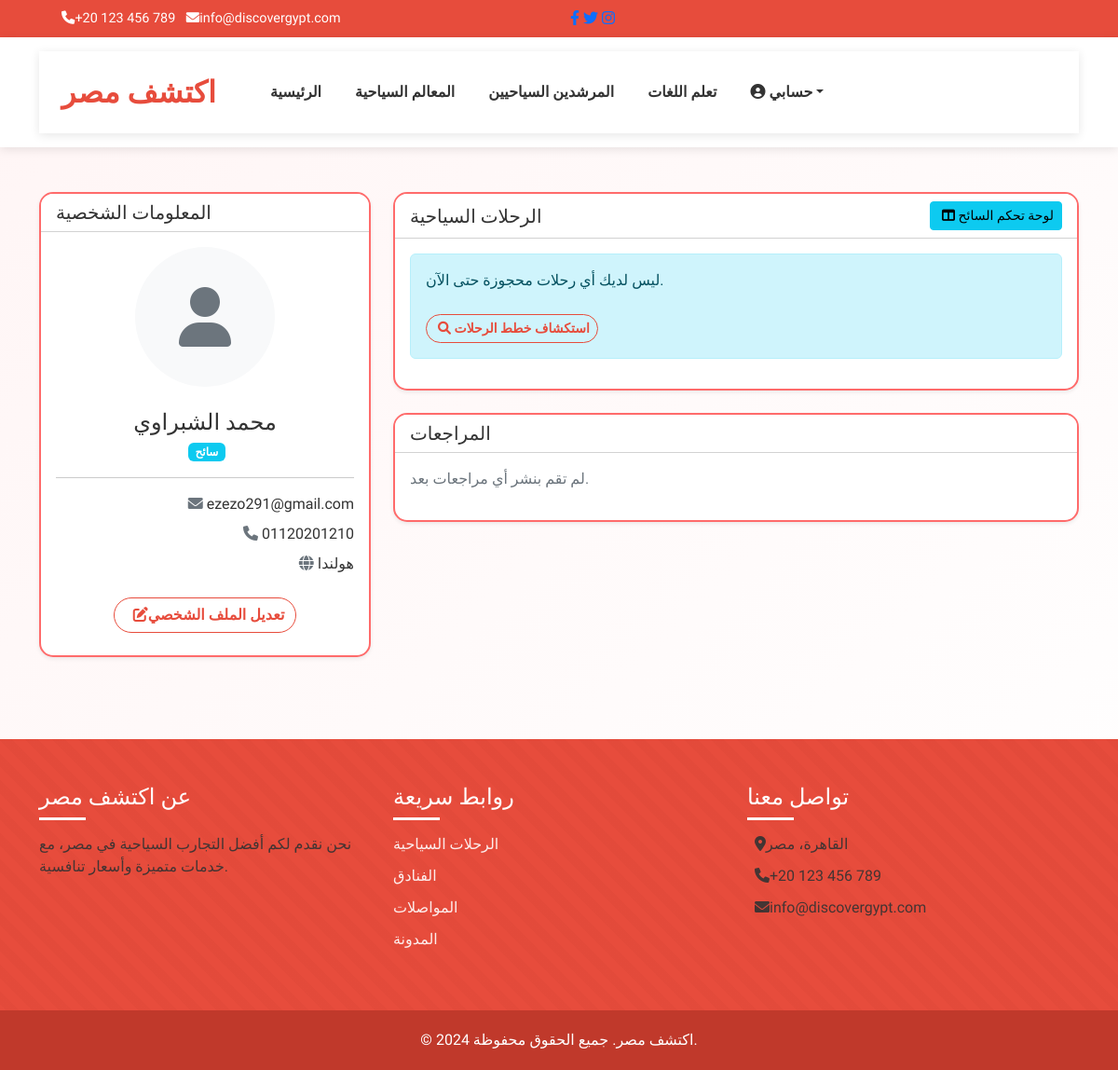
/profile (signed in), run on an earlier commit of the app's database.
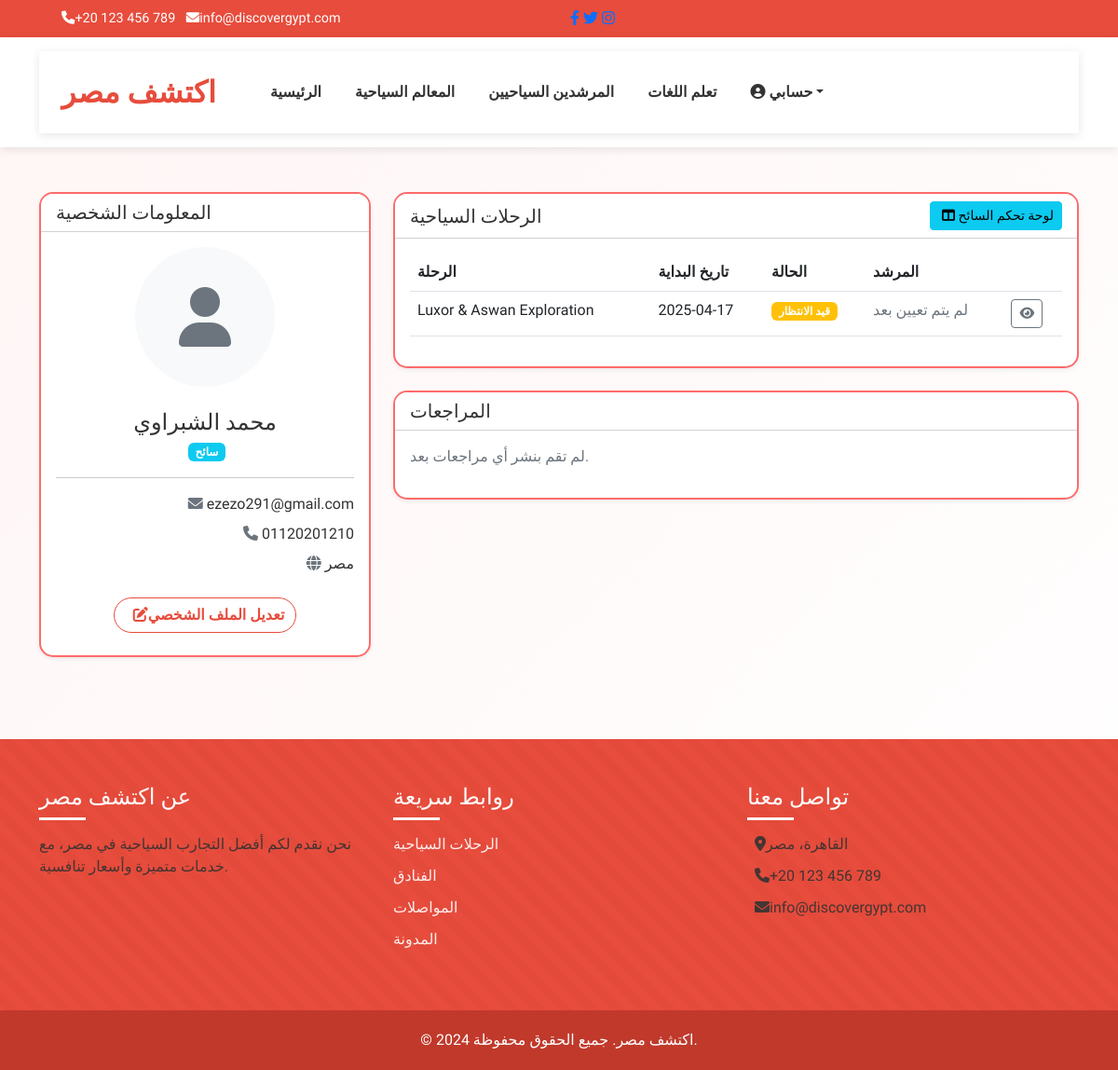
And on a later commit of the database.
### models.py (models this page shows, shortened)
class User(UserMixin, db.Model):
    id = db.Column(db.Integer, primary_key=True)
    username = db.Column(db.String(64), unique=True, nullable=False)
    email = db.Column(db.String(120), unique=True, nullable=False)
    password_hash = db.Column(db.String(256), nullable=False)
    is_guide = db.Column(db.Boolean, default=False)
    is_student = db.Column(db.Boolean, default=False)
    is_tourist = db.Column(db.Boolean, default=False)
    is_admin = db.Column(db.Boolean, default=False)
    phone = db.Column(db.String(20), nullable=True)
    country = db.Column(db.String(100), nullable=True)
    governorate = db.Column(db.String(100), nullable=True)
    city = db.Column(db.String(100), nullable=True)
    profile_pic = db.Column(db.String(200), nullable=True)
    education_level = db.Column(db.String(100), nullable=True)
    university = db.Column(db.String(200), nullable=True)
    languages = db.Column(db.String(200), nullable=True)
    bio = db.Column(db.Text, nullable=True)
    date_joined = db.Column(db.DateTime, default=datetime.utcnow)
    profile_completed = db.Column(db.Boolean, default=False)
    reviews = db.relationship('Review', backref='author', lazy='dynamic')

class TourBooking(db.Model):
    id = db.Column(db.Integer, primary_key=True)
    tourist_id = db.Column(db.Integer, db.ForeignKey('user.id'), nullable=False)
    tour_plan_id = db.Column(db.Integer, db.ForeignKey('tour_plan.id'), nullable=False)
    guide_id = db.Column(db.Integer, db.ForeignKey('user.id'), nullable=True)
    start_date = db.Column(db.Date, nullable=False)
    end_date = db.Column(db.Date, nullable=False)
    status = db.Column(db.String(20), default='pending')  # pending, confirmed, completed, cancelled
    booking_date = db.Column(db.DateTime, default=datetime.utcnow)
    number_of_people = db.Column(db.Integer, nullable=False)
    notes = db.Column(db.Text, nullable=True)
    tourist = db.relationship('User', foreign_keys=[tourist_id], backref=db.backref('tour_bookings', lazy='dynamic'))
    guide = db.relationship('User', foreign_keys=[guide_id], backref=db.backref('guided_tours', lazy='dynamic'))
    progress = db.relationship('TourProgress', backref='booking', lazy='dynamic', cascade='all, delete-orphan')

class TourPlan(db.Model):
    id = db.Column(db.Integer, primary_key=True)
    title = db.Column(db.String(200), nullable=False)
    title_ar = db.Column(db.String(200), nullable=True)
    description = db.Column(db.Text, nullable=False)
    description_ar = db.Column(db.Text, nullable=True)
    duration = db.Column(db.Integer, nullable=False)  # Duration in days
    price = db.Column(db.Float, nullable=False)
    created_at = db.Column(db.DateTime, default=datetime.utcnow)
    image_url = db.Column(db.String(200), nullable=True)
    destinations = db.relationship('TourPlanDestination', backref='tour_plan', lazy='dynamic', cascade='all, delete-orphan')
    bookings = db.relationship('TourBooking', backref='tour_plan', lazy='dynamic')

### routes.py (the view)
@main.route('/profile')
@login_required
def profile():
    guide_info = None
    if current_user.is_guide:
        guide_info = Guide.query.filter_by(user_id=current_user.id).first()
        if not guide_info:
            guide_info = Guide(user_id=current_user.id)
            db.session.add(guide_info)
            db.session.commit()
    language_practice = None
    if current_user.is_student:
        language_practice = LanguagePractice.query.filter_by(student_id=current_user.id).first()
        if not language_practice:
            pass
    tour_bookings = None
    if current_user.is_tourist:
        tour_bookings = TourBooking.query.filter_by(tourist_id=current_user.id).order_by(TourBooking.booking_date.desc()).all()
    reviews = Review.query.filter_by(user_id=current_user.id).order_by(Review.date_posted.desc()).all()
    chat_groups = []
    if current_user.is_guide:
        chat_groups = ChatGroup.query.filter_by(guide_id=current_user.id).all()
    elif current_user.is_student:
        memberships = ChatGroupMember.query.filter_by(user_id=current_user.id).all()
        chat_groups = [membership.chat_group for membership in memberships]
    return render_template('profile.html',
                           title='Profile',
                           guide_info=guide_info,
                           language_practice=language_practice,
                           tour_bookings=tour_bookings,
                           reviews=reviews,
                           chat_groups=chat_groups)

### routes.py (called while the page is built)
def get_locale():
    if 'language' in session:
        return session['language']
    return 'en'

@main.before_app_request
def before_request():
    g.locale = str(get_locale())
    g.search_form = SearchForm()
    g.count_reviews_by_rating = count_reviews_by_rating

### templates/profile.html (shortened to what the changed rows need)
{% extends "base.html" %}
{% block content %}
<div class="container mt-5">
    <div class="row">
        <div class="col-lg-4 mb-4">
            <div class="card shadow-sm">
                <div class="card-body text-center pb-4">
                    <div class="avatar mb-4">
                        {% if current_user.profile_pic %}
                            <img src="{{ current_user.profile_pic }}" alt="{{ current_user.username }}" class="rounded-circle img-fluid" style="width: 150px; height: 150px; object-fit: cover;">
                        {% else %}
                            <div class="rounded-circle bg-light d-flex align-items-center justify-content-center" style="width: 150px; height: 150px; margin: 0 auto;">
                            </div>
                        {% endif %}
                    </div>
                    <h4 class="mb-1">{{ current_user.username }}</h4>
                    <p class="text-muted">
                        {% if current_user.is_tourist %}
                            <span class="badge bg-info me-1">{{ _('سائح') }}</span>
                        {% endif %}
                    </p>
                    <hr>
                    <div class="user-info text-start">
                        <p class="mb-2"><i class="fas fa-envelope me-2 text-muted"></i> {{ current_user.email }}</p>
                        {% if current_user.phone %}
                            <p class="mb-2"><i class="fas fa-phone me-2 text-muted"></i> {{ current_user.phone }}</p>
                        {% endif %}
                        {% if current_user.country %}
                            <p class="mb-2"><i class="fas fa-globe me-2 text-muted"></i> {{ current_user.country }}</p>
                        {% endif %}
                    </div>
                    <div class="mt-4">
                        <a href="{{ url_for('main.edit_profile') }}" class="btn btn-outline-primary"><i class="fas fa-edit me-2"></i>{{ _('تعديل الملف الشخصي') }}</a>
                    </div>
                </div>
            </div>
        </div>
        <div class="col-lg-8">
            {% if current_user.is_tourist %}
                <div class="card shadow-sm mb-4">
                    <div class="card-body">
                        {% if tour_bookings %}
                            <div class="table-responsive">
                                <table class="table">
                                    <thead>
                                        <tr>
                                            <th>{{ _('الرحلة') }}</th>
                                            <th>{{ _('تاريخ البداية') }}</th>
                                            <th>{{ _('الحالة') }}</th>
                                            <th>{{ _('المرشد') }}</th>
                                            <th></th>
                                        </tr>
                                    </thead>
                                    <tbody>
                                        {% for booking in tour_bookings %}
                                            <tr>
                                                <td>{{ booking.tour_plan.title }}</td>
                                                <td>{{ booking.start_date.strftime('%Y-%m-%d') }}</td>
                                                <td>
                                                    {% if booking.status == 'pending' %}
                                                        <span class="badge bg-warning">{{ _('قيد الانتظار') }}</span>
                                                    {% elif booking.status == 'confirmed' %}
                                                        <span class="badge bg-success">{{ _('مؤكد') }}</span>
                                                    {% elif booking.status == 'cancelled' %}
                                                        <span class="badge bg-danger">{{ _('ملغي') }}</span>
                                                    {% elif booking.status == 'completed' %}
                                                        <span class="badge bg-primary">{{ _('مكتمل') }}</span>
                                                    {% endif %}
                                                </td>
                                                <td>
                                                    {% if booking.guide %}
                                                        {{ booking.guide.username }}
                                                    {% else %}
                                                        <span class="text-muted">{{ _('لم يتم تعيين بعد') }}</span>
                                                    {% endif %}
                                                </td>
                                                <td>
                                                    <a href="{{ url_for('main.tour_detail', booking_id=booking.id) }}" class="btn btn-sm btn-outline-secondary">
                                                        <i class="fas fa-eye"></i>
                                                    </a>
                                                </td>
                                            </tr>
                                        {% endfor %}
                                    </tbody>
                                </table>
                            </div>
                        {% else %}
                            <div class="alert alert-info">
                                <p>{{ _('ليس لديك أي رحلات محجوزة حتى الآن.') }}</p>
                                <a href="{{ url_for('main.tour_plans') }}" class="btn btn-sm btn-outline-primary mt-2">
                                    <i class="fas fa-search me-1"></i> {{ _('استكشاف خطط الرحلات') }}
                                </a>
                            </div>
                        {% endif %}
                    </div>
                </div>
            {% endif %}
        </div>
    </div>
</div>
{% endblock %}

What changed in the data, as far as the page shows it:
changed User "محمد الشبراوي": country "هولندا" → "مصر"
added TourBooking: tour_plan "Luxor & Aswan Exploration", start_date "2025-04-17"
Also different on the page:
text no longer shown: "ليس لديك أي رحلات محجوزة حتى الآن. استكشاف خطط الرحلات"
text now shown: "الرحلة تاريخ البداية الحالة المرشد"
